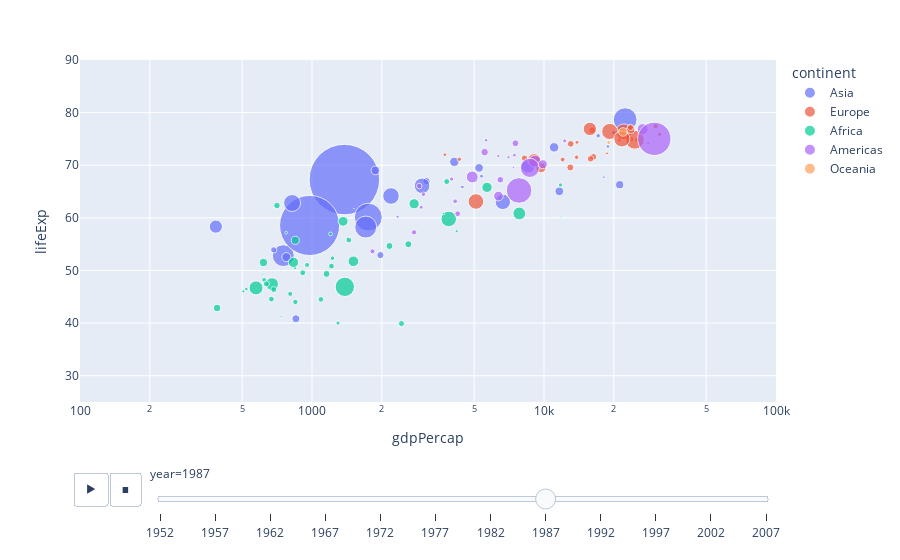

Notebook code for this chart:
### Code cell
df = px.data.gapminder()
px.scatter(df, x="gdpPercap", y="lifeExp", animation_frame="year", animation_group="country",
           size="pop", color="continent", hover_name="country",
           log_x=True, size_max=55, range_x=[100,100000], range_y=[25,90])

### Figure 1 — Plotly figure (JSON) as saved in the notebook; plotly's stock layout.template omitted (floating-point values rounded to 4 significant figures)
{"data": [{"hovertemplate": "<b>%{hovertext}</b><br><br>continent=Asia<br>year=1987<br>gdpPercap=%{x}<br>lifeExp=%{y}<br>pop=%{marker.size}<extra></extra>", "hovertext": ["Afghanistan", "Bahrain", "Bangladesh", "Cambodia", "China", "Hong Kong, China", "India", "Indonesia", "Iran", "Iraq", "Israel", "Japan", "Jordan", "Korea, Dem. Rep.", "Korea, Rep.", "Kuwait", "Lebanon", "Malaysia", "Mongolia", "Myanmar", "Nepal", "Oman", "Pakistan", "Philippines", "Saudi Arabia", "Singapore", "Sri Lanka", "Syria", "Taiwan", "Thailand", "Vietnam", "West Bank and Gaza", "Yemen, Rep."], "ids": ["Afghanistan", "Bahrain", "Bangladesh", "Cambodia", "China", "Hong Kong, China", "India", "Indonesia", "Iran", "Iraq", "Israel", "Japan", "Jordan", "Korea, Dem. Rep.", "Korea, Rep.", "Kuwait", "Lebanon", "Malaysia", "Mongolia", "Myanmar", "Nepal", "Oman", "Pakistan", "Philippines", "Saudi Arabia", "Singapore", "Sri Lanka", "Syria", "Taiwan", "Thailand", "Vietnam", "West Bank and Gaza", "Yemen, Rep."], "legendgroup": "Asia", "marker": {"color": "#636efa", "size": [13867957, 454612, 103764241, 8371791, 1084035000, 5584510, 788000000, 169276000, 51889696, 16543189, 4203148, 122091325, 2820042, 19067554, 41622000, 1891487, 3089353, 16331785, 2015133, 38028578, 17917180, 1593882, 105186881, 60017788, 14619745, 2794552, 16495304, 11242847, 19757799, 52910342, 62826491, 1691210, 11219340], "sizemode": "area", "sizeref": 435900.0, "symbol": "circle"}, "mode": "markers", "name": "Asia", "orientation": "v", "showlegend": true, "type": "scatter", "x": [852.4, 18520.0, 752.0, 683.9, 1379.0, 20040.0, 976.5, 1748.0, 6643.0, 11640.0, 17120.0, 22380.0, 4449.0, 4106.0, 8533.0, 28120.0, 5377.0, 5250.0, 2338.0, 385, 775.6, 18120.0, 1705.0, 2190.0, 21200.0, 18860.0, 1877.0, 3117.0, 11050.0, 2983.0, 820.8, 5107.0, 1972.0], "xaxis": "x", "y": [40.82, 70.75, 52.82, 53.91, 67.27, 76.2, 58.55, 60.14, 63.04, 65.04, 75.6, 78.67, 65.87, 70.65, 69.81, 74.17, 67.93, 69.5, 60.22, 58.34, 52.54, 67.73, 58.24, 64.15, 66.3, 73.56, 69.01, 66.97, 73.4, 66.08, 62.82, 67.05, 52.92], "yaxis": "y"}, {"hovertemplate": "<b>%{hovertext}</b><br><br>continent=Europe<br>year=1987<br>gdpPercap=%{x}<br>lifeExp=%{y}<br>pop=%{marker.size}<extra></extra>", "hovertext": ["Albania", "Austria", "Belgium", "Bosnia and Herzegovina", "Bulgaria", "Croatia", "Czech Republic", "Denmark", "Finland", "France", "Germany", "Greece", "Hungary", "Iceland", "Ireland", "Italy", "Montenegro", "Netherlands", "Norway", "Poland", "Portugal", "Romania", "Serbia", "Slovak Republic", "Slovenia", "Spain", "Sweden", "Switzerland", "Turkey", "United Kingdom"], "ids": ["Albania", "Austria", "Belgium", "Bosnia and Herzegovina", "Bulgaria", "Croatia", "Czech Republic", "Denmark", "Finland", "France", "Germany", "Greece", "Hungary", "Iceland", "Ireland", "Italy", "Montenegro", "Netherlands", "Norway", "Poland", "Portugal", "Romania", "Serbia", "Slovak Republic", "Slovenia", "Spain", "Sweden", "Switzerland", "Turkey", "United Kingdom"], "legendgroup": "Europe", "marker": {"color": "#EF553B", "size": [3075321, 7578903, 9870200, 4338977, 8971958, 4484310, 10311597, 5127024, 4931729, 55630100, 77718298, 9974490, 10612740, 244676, 3539900, 56729703, 569473, 14665278, 4186147, 37740710, 9915289, 22686371, 9230783, 5199318, 1945870, 38880702, 8421403, 6649942, 52881328, 56981620], "sizemode": "area", "sizeref": 435900.0, "symbol": "circle"}, "mode": "markers", "name": "Europe", "orientation": "v", "showlegend": true, "type": "scatter", "x": [3739.0, 23690.0, 22530.0, 4314.0, 8240.0, 13820.0, 16310.0, 25120.0, 21140.0, 22070.0, 24640.0, 16120.0, 12990.0, 26920.0, 13870.0, 19210.0, 11730.0, 23650.0, 31540.0, 9082.0, 13040.0, 9696.0, 15870.0, 12040.0, 18680.0, 15760.0, 23590.0, 30280.0, 5089.0, 21660.0], "xaxis": "x", "y": [72, 74.94, 75.35, 71.14, 71.34, 71.52, 71.58, 74.8, 74.83, 76.34, 74.85, 76.67, 69.58, 77.23, 74.36, 76.42, 74.86, 76.83, 75.89, 70.98, 74.06, 69.53, 71.22, 71.08, 72.25, 76.9, 77.19, 77.41, 63.11, 75.01], "yaxis": "y"}, {"hovertemplate": "<b>%{hovertext}</b><br><br>continent=Africa<br>year=1987<br>gdpPercap=%{x}<br>lifeExp=%{y}<br>pop=%{marker.size}<extra></extra>", "hovertext": ["Algeria", "Angola", "Benin", "Botswana", "Burkina Faso", "Burundi", "Cameroon", "Central African Republic", "Chad", "Comoros", "Congo, Dem. Rep.", "Congo, Rep.", "Cote d'Ivoire", "Djibouti", "Egypt", "Equatorial Guinea", "Eritrea", "Ethiopia", "Gabon", "Gambia", "Ghana", "Guinea", "Guinea-Bissau", "Kenya", "Lesotho", "Liberia", "Libya", "Madagascar", "Malawi", "Mali", "Mauritania", "Mauritius", "Morocco", "Mozambique", "Namibia", "Niger", "Nigeria", "Reunion", "Rwanda", "Sao Tome and Principe", "Senegal", "Sierra Leone", "Somalia", "South Africa", "Sudan", "Swaziland", "Tanzania", "Togo", "Tunisia", "Uganda", "Zambia", "Zimbabwe"], "ids": ["Algeria", "Angola", "Benin", "Botswana", "Burkina Faso", "Burundi", "Cameroon", "Central African Republic", "Chad", "Comoros", "Congo, Dem. Rep.", "Congo, Rep.", "Cote d'Ivoire", "Djibouti", "Egypt", "Equatorial Guinea", "Eritrea", "Ethiopia", "Gabon", "Gambia", "Ghana", "Guinea", "Guinea-Bissau", "Kenya", "Lesotho", "Liberia", "Libya", "Madagascar", "Malawi", "Mali", "Mauritania", "Mauritius", "Morocco", "Mozambique", "Namibia", "Niger", "Nigeria", "Reunion", "Rwanda", "Sao Tome and Principe", "Senegal", "Sierra Leone", "Somalia", "South Africa", "Sudan", "Swaziland", "Tanzania", "Togo", "Tunisia", "Uganda", "Zambia", "Zimbabwe"], "legendgroup": "Africa", "marker": {"color": "#00cc96", "size": [23254956, 7874230, 4243788, 1151184, 7586551, 5126023, 10780667, 2840009, 5498955, 395114, 35481645, 2064095, 10761098, 311025, 52799062, 341244, 2915959, 42999530, 880397, 848406, 14168101, 5650262, 927524, 21198082, 1599200, 2269414, 3799845, 10568642, 7824747, 7634008, 1841240, 1042663, 22987397, 12891952, 1278184, 7332638, 81551520, 562035, 6349365, 110812, 7171347, 3868905, 6921858, 35933379, 24725960, 779348, 23040630, 3154264, 7724976, 15283050, 7272406, 9216418], "sizemode": "area", "sizeref": 435900.0, "symbol": "circle"}, "mode": "markers", "name": "Africa", "orientation": "v", "showlegend": true, "type": "scatter", "x": [5681.0, 2430.0, 1226.0, 6206.0, 912.1, 621.8, 2603.0, 844.9, 952.4, 1316.0, 672.8, 4201.0, 2157.0, 2880.0, 3885.0, 966.9, 521.1, 573.7, 11860.0, 611.7, 847.0, 805.6, 736.4, 1362.0, 774.0, 506.1, 11770.0, 1155.0, 635.5, 684.2, 1422.0, 4784.0, 2755.0, 389.9, 3694.0, 668.3, 1385.0, 5303.0, 848.0, 1517.0, 1442.0, 1294.0, 1093.0, 7826.0, 1508.0, 3985.0, 831.8, 1202.0, 3810.0, 617.7, 1213.0, 706.2], "xaxis": "x", "y": [65.8, 39.91, 52.34, 63.62, 49.56, 48.21, 54.98, 50.48, 51.05, 54.93, 47.41, 57.47, 54.66, 50.04, 59.8, 45.66, 46.45, 46.68, 60.19, 49.27, 55.73, 45.55, 41.24, 59.34, 57.18, 46.03, 66.23, 49.35, 47.46, 46.36, 56.15, 68.74, 62.68, 42.86, 60.84, 44.55, 46.89, 71.91, 44.02, 61.73, 55.77, 40.01, 44.5, 60.83, 51.74, 57.68, 51.53, 56.94, 66.89, 51.51, 50.82, 62.35], "yaxis": "y"}, {"hovertemplate": "<b>%{hovertext}</b><br><br>continent=Americas<br>year=1987<br>gdpPercap=%{x}<br>lifeExp=%{y}<br>pop=%{marker.size}<extra></extra>", "hovertext": ["Argentina", "Bolivia", "Brazil", "Canada", "Chile", "Colombia", "Costa Rica", "Cuba", "Dominican Republic", "Ecuador", "El Salvador", "Guatemala", "Haiti", "Honduras", "Jamaica", "Mexico", "Nicaragua", "Panama", "Paraguay", "Peru", "Puerto Rico", "Trinidad and Tobago", "United States", "Uruguay", "Venezuela"], "ids": ["Argentina", "Bolivia", "Brazil", "Canada", "Chile", "Colombia", "Costa Rica", "Cuba", "Dominican Republic", "Ecuador", "El Salvador", "Guatemala", "Haiti", "Honduras", "Jamaica", "Mexico", "Nicaragua", "Panama", "Paraguay", "Peru", "Puerto Rico", "Trinidad and Tobago", "United States", "Uruguay", "Venezuela"], "legendgroup": "Americas", "marker": {"color": "#ab63fa", "size": [31620918, 6156369, 142938076, 26549700, 12463354, 30964245, 2799811, 10239839, 6655297, 9545158, 4842194, 7326406, 5756203, 4372203, 2326606, 80122492, 3344353, 2253639, 3886512, 20195924, 3444468, 1191336, 242803533, 3045153, 17910182], "sizemode": "area", "sizeref": 435900.0, "symbol": "circle"}, "mode": "markers", "name": "Americas", "orientation": "v", "showlegend": true, "type": "scatter", "x": [9140.0, 2754.0, 7807.0, 26630.0, 5547.0, 4903.0, 5630.0, 7533.0, 2900.0, 6482.0, 4140.0, 4246.0, 1823.0, 3023.0, 6351.0, 8688.0, 2956.0, 7035.0, 3999.0, 6361.0, 12280.0, 7389.0, 29880.0, 7452.0, 9884.0], "xaxis": "x", "y": [70.77, 57.25, 65.2, 76.86, 72.49, 67.77, 74.75, 74.17, 66.05, 67.23, 63.15, 60.78, 53.64, 64.49, 71.77, 69.5, 62.01, 71.52, 67.38, 64.13, 74.63, 69.58, 75.02, 71.92, 70.19], "yaxis": "y"}, {"hovertemplate": "<b>%{hovertext}</b><br><br>continent=Oceania<br>year=1987<br>gdpPercap=%{x}<br>lifeExp=%{y}<br>pop=%{marker.size}<extra></extra>", "hovertext": ["Australia", "New Zealand"], "ids": ["Australia", "New Zealand"], "legendgroup": "Oceania", "marker": {"color": "#FFA15A", "size": [16257249, 3317166], "sizemode": "area", "sizeref": 435900.0, "symbol": "circle"}, "mode": "markers", "name": "Oceania", "orientation": "v", "showlegend": true, "type": "scatter", "x": [21890.0, 19010.0], "xaxis": "x", "y": [76.32, 74.32], "yaxis": "y"}], "layout": {"autosize": true, "legend": {"itemsizing": "constant", "title": {"text": "continent"}, "tracegroupgap": 0}, "margin": {"t": 60}, "sliders": [{"active": 7, "currentvalue": {"prefix": "year="}, "len": 0.9, "pad": {"b": 10, "t": 60}, "steps": [{"args": [["1952"], {"frame": {"duration": 0, "redraw": false}, "fromcurrent": true, "mode": "immediate", "transition": {"duration": 0, "easing": "linear"}}], "label": "1952", "method": "animate"}, {"args": [["1957"], {"frame": {"duration": 0, "redraw": false}, "fromcurrent": true, "mode": "immediate", "transition": {"duration": 0, "easing": "linear"}}], "label": "1957", "method": "animate"}, {"args": [["1962"], {"frame": {"duration": 0, "redraw": false}, "fromcurrent": true, "mode": "immediate", "transition": {"duration": 0, "easing": "linear"}}], "label": "1962", "method": "animate"}, {"args": [["1967"], {"frame": {"duration": 0, "redraw": false}, "fromcurrent": true, "mode": "immediate", "transition": {"duration": 0, "easing": "linear"}}], "label": "1967", "method": "animate"}, {"args": [["1972"], {"frame": {"duration": 0, "redraw": false}, "fromcurrent": true, "mode": "immediate", "transition": {"duration": 0, "easing": "linear"}}], "label": "1972", "method": "animate"}, {"args": [["1977"], {"frame": {"duration": 0, "redraw": false}, "fromcurrent": true, "mode": "immediate", "transition": {"duration": 0, "easing": "linear"}}], "label": "1977", "method": "animate"}, {"args": [["1982"], {"frame": {"duration": 0, "redraw": false}, "fromcurrent": true, "mode": "immediate", "transition": {"duration": 0, "easing": "linear"}}], "label": "1982", "method": "animate"}, {"args": [["1987"], {"frame": {"duration": 0, "redraw": false}, "fromcurrent": true, "mode": "immediate", "transition": {"duration": 0, "easing": "linear"}}], "label": "1987", "method": "animate"}, {"args": [["1992"], {"frame": {"duration": 0, "redraw": false}, "fromcurrent": true, "mode": "immediate", "transition": {"duration": 0, "easing": "linear"}}], "label": "1992", "method": "animate"}, {"args": [["1997"], {"frame": {"duration": 0, "redraw": false}, "fromcurrent": true, "mode": "immediate", "transition": {"duration": 0, "easing": "linear"}}], "label": "1997", "method": "animate"}, {"args": [["2002"], {"frame": {"duration": 0, "redraw": false}, "fromcurrent": true, "mode": "immediate", "transition": {"duration": 0, "easing": "linear"}}], "label": "2002", "method": "animate"}, {"args": [["2007"], {"frame": {"duration": 0, "redraw": false}, "fromcurrent": true, "mode": "immediate", "transition": {"duration": 0, "easing": "linear"}}], "label": "2007", "method": "animate"}], "x": 0.1, "xanchor": "left", "y": 0, "yanchor": "top"}], "updatemenus": [{"active": 1, "buttons": [{"args": [null, {"frame": {"duration": 500, "redraw": false}, "fromcurrent": true, "mode": "immediate", "transition": {"duration": 500, "easing": "linear"}}], "label": "&#9654;", "method": "animate"}, {"args": [[null], {"frame": {"duration": 0, "redraw": false}, "fromcurrent": true, "mode": "immediate", "transition": {"duration": 0, "easing": "linear"}}], "label": "&#9724;", "method": "animate"}], "direction": "left", "pad": {"r": 10, "t": 70}, "showactive": false, "type": "buttons", "x": 0.1, "xanchor": "right", "y": 0, "yanchor": "top"}], "xaxis": {"anchor": "y", "domain": [0, 1], "range": [2, 5], "title": {"text": "gdpPercap"}, "type": "log"}, "yaxis": {"anchor": "x", "domain": [0, 1], "range": [25, 90], "title": {"text": "lifeExp"}, "type": "linear"}}}
